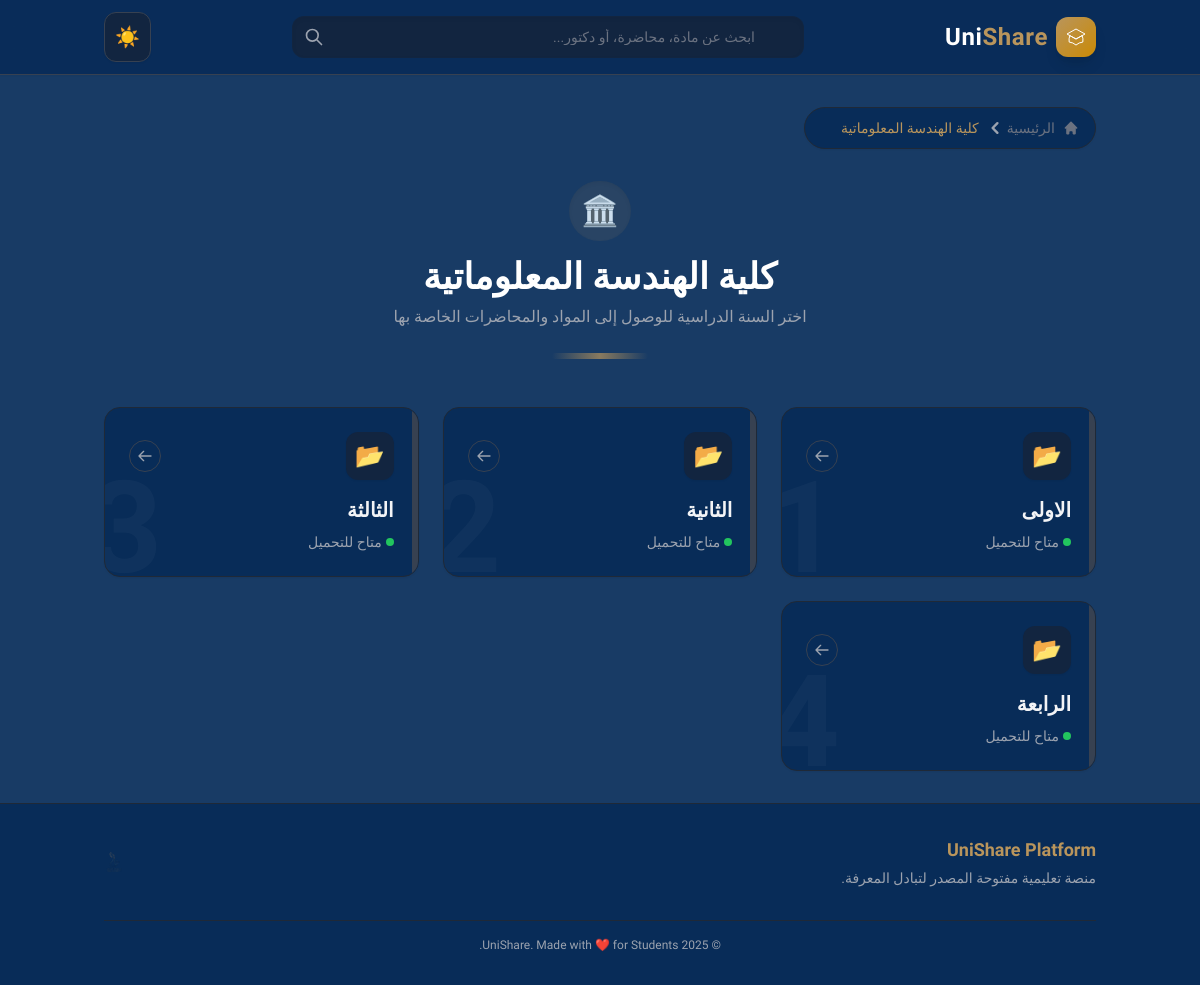
The app's page /faculty/1/ with its own data.
### lectures/models.py (models this page shows, shortened)
class Faculty(models.Model):
    name = models.CharField(max_length=100, verbose_name="اسم الكلية")
    class Meta:
        verbose_name = "كلية"
        verbose_name_plural = "الكليات"

class AcademicYear(models.Model):
    name = models.CharField(max_length=50, verbose_name="السنة الدراسية")
    faculty = models.ForeignKey(Faculty, on_delete=models.CASCADE, related_name='years', verbose_name="الكلية")
    class Meta:
        verbose_name = "سنة دراسية"
        verbose_name_plural = "السنوات الدراسية"

### lectures/views.py (the view)
# urls.py: path('faculty/<int:faculty_id>/', views.faculty_detail, name='faculty_detail'),
def faculty_detail(request, faculty_id):
    faculty = get_object_or_404(Faculty, id=faculty_id)
    years = faculty.years.all()
    context = {
        'faculty': faculty,
        'years': years
    }
    return render(request, 'lectures/faculty_detail.html', context)

### templates/lectures/faculty_detail.html (shortened to what this page needs)
{% extends 'base.html' %}
{% block content %}
<nav class="flex mb-8" aria-label="Breadcrumb">
    <ol class="inline-flex items-center space-x-1 md:space-x-3 space-x-reverse bg-white dark:bg-uni-darker px-4 py-2 rounded-full shadow-sm border border-gray-100 dark:border-gray-800">
        <li class="inline-flex items-center">
            <a href="{% url 'lectures:home' %}" class="inline-flex items-center text-sm font-medium text-gray-500 hover:text-uni-gold transition-colors">
                <svg class="w-4 h-4 ml-2" fill="currentColor" viewBox="0 0 20 20"><path d="M10.707 2.293a1 1 0 00-1.414 0l-7 7a1 1 0 001.414 1.414L4 10.414V17a1 1 0 001 1h2a1 1 0 001-1v-2a1 1 0 011-1h2a1 1 0 011 1v2a1 1 0 001 1h2a1 1 0 001-1v-6.586l.293.293a1 1 0 001.414-1.414l-7-7z"></path></svg>
                الرئيسية
            </a>
        </li>
        <li>
            <div class="flex items-center">
                <svg class="w-6 h-6 text-gray-400" fill="currentColor" viewBox="0 0 20 20"><path fill-rule="evenodd" d="M12.707 5.293a1 1 0 010 1.414L9.414 10l3.293 3.293a1 1 0 01-1.414 1.414l-4-4a1 1 0 010-1.414l4-4a1 1 0 011.414 0z" clip-rule="evenodd"></path></svg>
                <span class="mr-1 text-sm font-medium text-uni-gold md:ml-2">{{ faculty.name }}</span>
            </div>
        </li>
    </ol>
</nav>
<div class="relative mb-12 text-center">
    <div class="inline-block p-3 rounded-full bg-uni-gold/10 text-uni-gold mb-4 text-3xl shadow-inner">
        🏛️
    </div>
    <h1 class="text-3xl md:text-4xl font-bold text-gray-900 dark:text-white mb-2">
        {{ faculty.name }}
    </h1>
    <p class="text-gray-500 dark:text-gray-400 max-w-2xl mx-auto">
        اختر السنة الدراسية للوصول إلى المواد والمحاضرات الخاصة بها
    </p>
    <div class="w-24 h-1.5 bg-gradient-to-r from-transparent via-uni-gold to-transparent mx-auto mt-6 rounded-full opacity-70"></div>
</div>
<div class="grid grid-cols-1 sm:grid-cols-2 lg:grid-cols-3 xl:grid-cols-4 gap-6">
    {% for year in years %}
    <a href="{% url 'lectures:year_detail' year.id %}"
       class="group relative bg-white dark:bg-uni-darker rounded-2xl p-6 shadow-sm hover:shadow-xl border border-gray-100 dark:border-gray-800 transition-all duration-300 hover:-translate-y-1 overflow-hidden">
        <div class="absolute top-0 right-0 w-1.5 h-full bg-gray-200 dark:bg-gray-700 group-hover:bg-uni-gold transition-colors duration-300"></div>
        <div class="absolute -bottom-4 -left-4 text-9xl opacity-5 dark:opacity-[0.03] group-hover:scale-110 transition-transform duration-500 pointer-events-none font-bold">
        </div>
        <div class="flex items-center justify-between mb-4">
            <div class="w-12 h-12 rounded-xl bg-blue-50 dark:bg-[#122540] text-uni-gold flex items-center justify-center text-2xl group-hover:bg-uni-gold group-hover:text-white transition-colors duration-300 shadow-sm">
                📂
            </div>
            <div class="w-8 h-8 rounded-full border border-gray-200 dark:border-gray-700 flex items-center justify-center text-gray-400 group-hover:border-uni-gold group-hover:text-uni-gold transition-all">
                <svg xmlns="http://www.w3.org/2000/svg" class="h-4 w-4 transform group-hover:translate-x-[-2px] transition-transform" fill="none" viewBox="0 0 24 24" stroke="currentColor">
                    <path stroke-linecap="round" stroke-linejoin="round" stroke-width="2" d="M10 19l-7-7m0 0l7-7m-7 7h18" />
                </svg>
            </div>
        </div>
        <h3 class="text-xl font-bold text-gray-800 dark:text-gray-100 group-hover:text-uni-gold transition-colors">
            {{ year.name }}
        </h3>
        <p class="text-sm text-gray-400 mt-2 flex items-center gap-1">
            <span class="w-2 h-2 rounded-full bg-green-500"></span>
            متاح للتحميل
        </p>
    </a>
    {% endfor %}
</div>
{% endblock %}

### templates/base.html (style rules this page uses)
body { font-family: 'Tajawal', sans-serif; }

### records on screen
Faculty: name "كلية الهندسة المعلوماتية"
AcademicYear: name "الاولى"
AcademicYear: name "الثانية"
AcademicYear: name "الثالثة"
AcademicYear: name "الرابعة"
